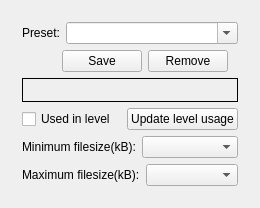
<?xml version="1.0" encoding="UTF-8"?>
<ui version="4.0">
 <class>GeneralAssetDbFilterDlg</class>
 <widget class="QWidget" name="GeneralAssetDbFilterDlg">
  <property name="geometry">
   <rect>
    <x>0</x>
    <y>0</y>
    <width>260</width>
    <height>200</height>
   </rect>
  </property>
  <layout class="QVBoxLayout" name="verticalLayout_6">
   <item>
    <widget class="QWidget" name="ASSET_FILTERS_GENERAL_WIDGET">
     <layout class="QVBoxLayout" name="verticalLayout" stretch="2,2,1,2,2,2">
      <item>
       <layout class="QHBoxLayout" name="ASSET_FILTERS_PRESET_LAYOUT" stretch="0,1">
        <item>
         <widget class="QLabel" name="ASSET_FILTERS_PRESET_LABEL">
          <property name="text">
           <string>Preset:</string>
          </property>
         </widget>
        </item>
        <item>
         <widget class="QComboBox" name="ASSET_FILTERS_PRESET_COMBO">
          <property name="editable">
           <bool>true</bool>
          </property>
         </widget>
        </item>
       </layout>
      </item>
      <item>
       <layout class="QHBoxLayout" name="ASSET_FILTERS_PRESET_BTNS_LAYOUT" stretch="0,1,1,2">
        <item>
         <spacer name="ASSET_FILTERS_GENERAL_BTNS_SPACER_LEFT">
          <property name="orientation">
           <enum>Qt::Horizontal</enum>
          </property>
          <property name="sizeHint" stdset="0">
           <size>
            <width>40</width>
            <height>20</height>
           </size>
          </property>
         </spacer>
        </item>
        <item>
         <widget class="QPushButton" name="ASSET_FILTERS_PRESET_SAVE_BTN">
          <property name="text">
           <string>Save</string>
          </property>
         </widget>
        </item>
        <item>
         <widget class="QPushButton" name="ASSET_FILTERS_PRESET_REMOVE_BTN">
          <property name="text">
           <string>Remove</string>
          </property>
         </widget>
        </item>
        <item>
         <spacer name="ASSET_FILTERS_GENERAL_BTNS_SPACER_RIGHT">
          <property name="orientation">
           <enum>Qt::Horizontal</enum>
          </property>
          <property name="sizeHint" stdset="0">
           <size>
            <width>40</width>
            <height>20</height>
           </size>
          </property>
         </spacer>
        </item>
       </layout>
      </item>
      <item>
        <widget class="QFrame" name="ASSET_FILTERS_GENERAL_VISIBLE_DATABASE_OPTIONS_WIDGET" native="true">
          <property name="frameShape">
            <enum>QFrame::Box</enum>
          </property>
          <layout class="QGridLayout" name="ASSET_FILTERS_GENERAL_VISIBLE_DATABASE_OPTIONS_LAYOUT"/>
        </widget>
      </item>
      <item>
       <layout class="QHBoxLayout" name="ASSET_FILTERS_GENERAL_UPDATE_LVL_BTN_LAYOUT">
        <item>
         <widget class="QCheckBox" name="ASSET_FILTERS_GENERAL_USED_IN_LVL">
          <property name="text">
           <string>Used in level</string>
          </property>
         </widget>
        </item>
        <item>
         <widget class="QPushButton" name="ASSET_FILTERS_GENERAL_UPDATE_LVL_BTN">
          <property name="text">
           <string>Update level usage</string>
          </property>
         </widget>
        </item>
       </layout>
      </item>
      <item>
        <layout class="QHBoxLayout" name="ASSET_FILTERS_GENERAL_MIN_FILESIZE_LAYOUT">
          <item>
            <widget class="QLabel" name="ASSET_FILTERS_GENERAL_MIN_FILESIZE">
              <property name="text">
                <string>Minimum filesize(kB):</string>
              </property>
            </widget>
          </item>
          <item>
            <widget class="QComboBox" name="ASSET_FILTERS_GENERAL_MIN_FILESIZE_COMBO"/>
          </item>
        </layout>
      </item>
      <item>
        <layout class="QHBoxLayout" name="ASSET_FILTERS_GENERAL_MAX_FILESIZE_LAYOUT">
          <item>
            <widget class="QLabel" name="ASSET_FILTERS_GENERAL_MAX_FILESIZE">
              <property name="text">
                <string>Maximum filesize(kB):</string>
              </property>
            </widget>
          </item>
          <item>
            <widget class="QComboBox" name="ASSET_FILTERS_GENERAL_MAX_FILESIZE_COMBO"/>
          </item>
        </layout>
      </item>
     </layout>
    </widget>
   </item>
  </layout>
 </widget>
 <layoutdefault spacing="6" margin="11"/>
 <resources/>
 <connections/>
</ui>
